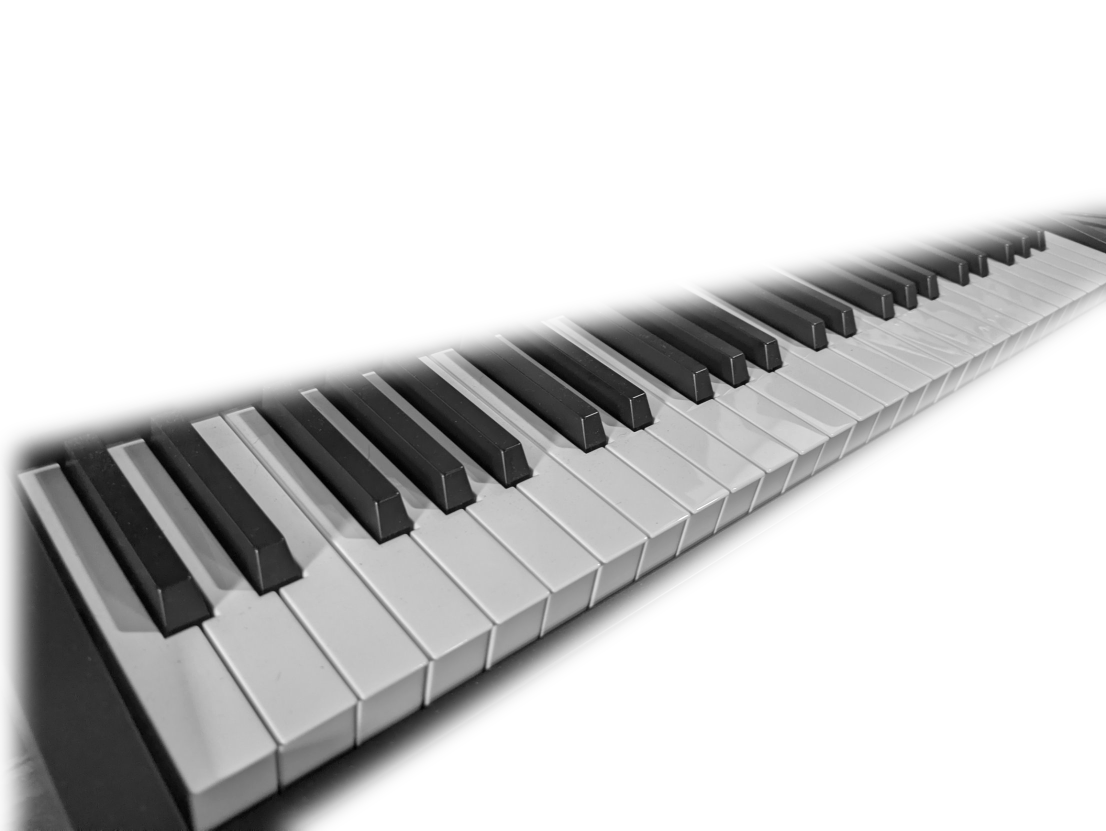
#> input picture vst/art/src/keys.png, 2212 x 1661 px (shown at 1/2 size)
$ python make_art.py src/piano.jpg
#> lines starting #> are read from the running program, lines starting #| are printed output that depends on the picture; after the words box and inside, x2 and y2 are one past the last pixel; in counts of white or black regions, pixels touching at a corner belong together
"""Fullban M-One skin artwork: one background per page (frames, captions, logo and the backlit display baked in) and
the display arrows. Run from vst/: python3 art/make_art.py <folder with TitilliumWeb-*.ttf>.
Coordinates are skin pixels (1280x628 plugin area; layout.conf uses shadow y = skin y + 86) -- keep them in sync with
layout.conf (the GEOMETRY block below is the single source)."""
import sys, os, random
from PIL import Image, ImageChops, ImageDraw, ImageFilter, ImageFont

FONTS = sys.argv[1]
OUT = os.path.join(os.path.dirname(os.path.abspath(__file__)))
W, H = 1280, 628
BG_TOP, BG_BOT = (24, 32, 42), (11, 14, 19)
PANEL, LINE = (12, 16, 22, 110), (43, 50, 62)
AQUA, AQUA_HI, INK, DIM, FAINT = (47, 210, 198), (143, 243, 234), (232, 237, 242), (138, 149, 165), (86, 96, 112)
LCD_A, LCD_B, LCD_INK = (40, 58, 255), (18, 26, 222), (220, 212, 255)   # the M1's blue backlight, lavender pixels

# GEOMETRY (skin px)
PLAY_LCD = tuple(int(v) for v in os.environ.get("MONE_LCD", "24,16,784,124").split(","))   # the big display
PLAY_LOGO_CX = (PLAY_LCD[2] + 1260) // 2
QUICK = (20, 224, 1260, 430)
SOUND = (20, 440, 1260, 622)
BROWSE_BAR = (20, 10, 1260, 110)
BROWSE_LCD = (1078, 30, 1240, 90)

def font(size, w="Bold"): return ImageFont.truetype(os.path.join(FONTS, "TitilliumWeb-%s.ttf" % w), size)

def plate():
    im = Image.new("RGBA", (W, H))
#> im: PIL image 1280x628 RGBA; every value is 0
    d = ImageDraw.Draw(im)
    for y in range(H):
        t = y / (H - 1)
        d.line([(0, y), (W, y)], fill=tuple(int(BG_TOP[i] + (BG_BOT[i] - BG_TOP[i]) * t) for i in range(3)) + (255,))
    glow = Image.new("RGBA", (W, H), (0, 0, 0, 0))   # faint aqua light from the top
    ImageDraw.Draw(glow).ellipse((W * 0.15, -H * 0.9, W * 0.85, H * 0.45), fill=AQUA + (16,))
    im = Image.alpha_composite(im, glow.filter(ImageFilter.GaussianBlur(90)))
    rnd = random.Random(7)                            # very fine grain, barely there
    grain = Image.new("RGBA", (W, H), (0, 0, 0, 0)); g = grain.load()
    for _ in range(26000):
        x, y = rnd.randrange(W), rnd.randrange(H); v = rnd.choice((255, 0)); g[x, y] = (v, v, v, 7)
    return Image.alpha_composite(im, grain)

PIANO = os.path.join(OUT, "src", "piano.jpg")   # the owner's own photo

KEYS = os.path.join(OUT, "src", "keys.png")      # the owner's keyboard photo, keys only (art/cut_keys.py)

def keys(im, opacity):
    """The cut-out keybed (keys rising from bottom left to top right), black and white, faded into the plate."""
#> called with opacity = 0.3
    k = Image.open(KEYS).convert("LA")
#> k is the input picture: PIL image 2212x1661 LA; mean R, G, B, A 91.4, 91.4, 91.4, 87.6
    z = float(os.environ.get("MONE_KEYS_ZOOM", "1.0"))
    k = k.resize((int(W * z), int(W * z * k.height / k.width)), Image.LANCZOS)
#> k: PIL image 1280x961 LA
    dx, dy = int(os.environ.get("MONE_KEYS_DX", "0")), int(os.environ.get("MONE_KEYS_DY", "-300"))
    lum, a = k.split()
    layer = Image.new("RGBA", (W, H), (0, 0, 0, 0))
    tint = Image.merge("RGBA", (lum, lum, Image.eval(lum, lambda v: min(255, int(v * 1.08))), a))
    layer.paste(tint, (dx, dy))
    m = Image.new("L", (W, H), 0)                                  # vignette: strongest in the middle
#> m: PIL image 1280x628 L; every value is 0
    ImageDraw.Draw(m).ellipse((-W * 0.1, -H * 0.3, W * 1.1, H * 1.3), fill=255)
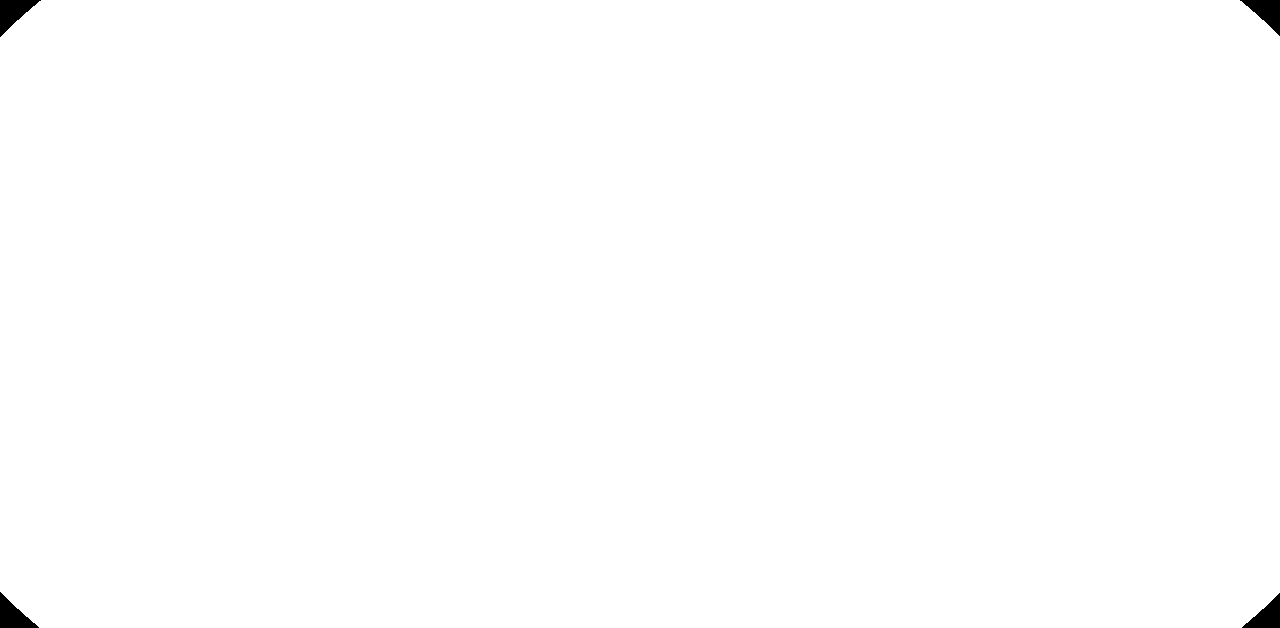
#> m: PIL image 1280x628 L; 99.7% white; 4 black regions, box (x1, y1, x2, y2) and area: (0, 0, 41, 37) 742, (1240, 0, 1280, 36) 705, (0, 592, 39, 628) 701, (1242, 593, 1280, 628) 665
    m = m.filter(ImageFilter.GaussianBlur(110))
    alpha = Image.eval(ImageChops.multiply(layer.split()[3], m), lambda v: int(v * opacity))
    layer.putalpha(alpha)
    im.alpha_composite(layer)
    return im

def piano(im, opacity=0.20):
    if os.path.exists(KEYS) and os.environ.get("MONE_BG", "keys") == "keys":
        return keys(im, opacity)
    """The piano photo laid diagonally (keys rising from bottom left to top right), black and white, faded into the plate."""
    if not os.path.exists(PIANO):
        return im
    p = Image.open(PIANO).convert("L")
    edge = Image.new("L", p.size, 255)                                # the photo's own extent, to feather its edges
    def place(img, fill):
        img = img.rotate(float(os.environ.get("MONE_PIANO_ROT", "-74")), resample=Image.BICUBIC, expand=True, fillcolor=fill)
        img = img.transpose(Image.FLIP_LEFT_RIGHT)                    # keys rise to the top right
        flip = os.environ.get("MONE_PIANO_FLIP", "turn")
        if flip == "turn": img = img.rotate(180)                      # same diagonal, keyboard the other way round
        elif flip == "mirror": img = img.transpose(Image.FLIP_LEFT_RIGHT)
        sc = float(os.environ.get("MONE_PIANO_ZOOM", "0.6")) * W / img.width
        img = img.resize((int(img.width * sc), int(img.height * sc)), Image.LANCZOS)
        f2 = os.environ.get("MONE_PIANO_FLIP2", "")   # a last flip of the picture: h = left/right, v = top/bottom
        if f2 == "h": img = img.transpose(Image.FLIP_LEFT_RIGHT)
        elif f2 == "v": img = img.transpose(Image.FLIP_TOP_BOTTOM)
        cx0, cy0 = (img.width - W) // 2 + int(os.environ.get("MONE_PIANO_DX", "140")), (img.height - H) // 2 - 40
        return img.crop((cx0, cy0, cx0 + W, cy0 + H))
    p = place(p, 0)
    edge = place(edge, 0).filter(ImageFilter.GaussianBlur(int(os.environ.get("MONE_PIANO_FEATHER", "70"))))
    # soft vignette fade: strongest through the middle band, gone at the edges
    m = Image.new("L", (W, H), 0)
    ImageDraw.Draw(m).ellipse((-W * 0.05, -H * 0.25, W * 1.05, H * 1.25), fill=255)
    m = m.filter(ImageFilter.GaussianBlur(120))
    m = Image.eval(ImageChops.multiply(m, edge), lambda v: int(v * opacity))
    tint = Image.merge("RGBA", (p, p, Image.eval(p, lambda v: min(255, int(v * 1.08))), m))   # a hint of cool blue in the whites
    im.alpha_composite(tint)
    return im

def panel(im, box, title=None):
    lay = Image.new("RGBA", im.size, (0, 0, 0, 0)); d = ImageDraw.Draw(lay)
    sh = Image.new("RGBA", im.size, (0, 0, 0, 0))
    ImageDraw.Draw(sh).rounded_rectangle((box[0], box[1] + 4, box[2], box[3] + 4), 16, fill=(0, 0, 0, 90))
    im.alpha_composite(sh.filter(ImageFilter.GaussianBlur(6)))
    d.rounded_rectangle(box, 16, fill=PANEL, outline=LINE + (255,), width=1)
    d.line([(box[0] + 16, box[1] + 1), (box[2] - 16, box[1] + 1)], fill=(255, 255, 255, 14))   # top edge catch-light
    if title:
        x = box[0] + 22
        for ch in title:   # letter-spaced caption
            d.text((x, box[1] + 20), ch, font=font(20), fill=AQUA, anchor="lm"); x += d.textlength(ch, font=font(20)) + 4
        d.line([(x + 12, box[1] + 20), (box[2] - 22, box[1] + 20)], fill=LINE + (255,), width=1)
    im.alpha_composite(lay)

def spaced(d, xy, text, f, fill, spacing, anchor="m"):
    total = sum(d.textlength(c, font=f) for c in text) + spacing * (len(text) - 1)
    x = xy[0] - total / 2 if anchor == "m" else xy[0]
    for c in text:
        d.text((x, xy[1]), c, font=f, fill=fill, anchor="lm"); x += d.textlength(c, font=f) + spacing

def lcd(im, box):
#> called with box = (24, 16, 784, 124)
    x0, y0, x1, y1 = box
    glow = Image.new("RGBA", im.size, (0, 0, 0, 0))
    ImageDraw.Draw(glow).rounded_rectangle((x0 - 6, y0 - 6, x1 + 6, y1 + 6), 18, fill=(40, 60, 255, 90))
    im.alpha_composite(glow.filter(ImageFilter.GaussianBlur(14)))
    d = ImageDraw.Draw(im)
    d.rounded_rectangle((x0 - 7, y0 - 7, x1 + 7, y1 + 7), 16, fill=(5, 7, 10, 255))                     # bezel
    d.rounded_rectangle((x0 - 7, y0 - 7, x1 + 7, y1 + 7), 16, outline=(58, 66, 80, 255), width=1)
    face = Image.new("RGBA", (x1 - x0, y1 - y0)); fd = ImageDraw.Draw(face)
#> after `face = Image.new('RGBA', (x1 - x0, y1 - y0))`: face: PIL image 760x108 RGBA; every value is 0
    for y in range(y1 - y0):                                                                           # backlight
        t = y / max(1, y1 - y0 - 1)
        fd.line([(0, y), (x1 - x0, y)], fill=tuple(int(LCD_A[i] + (LCD_B[i] - LCD_A[i]) * t) for i in range(3)) + (255,))
    px = face.load()                                                                                   # faint dot-matrix texture
    for y in range(1, y1 - y0, 3):
        for x in range(1, x1 - x0, 3):
            r, g, b, a = px[x, y]; px[x, y] = (min(255, r + 26), min(255, g + 26), min(255, b + 4), a)   # unlit LCD dots
    hot = Image.new("RGBA", face.size, (0, 0, 0, 0))                                                   # brighter middle, like a lamp behind it
    ImageDraw.Draw(hot).ellipse((face.size[0] * 0.1, -face.size[1] * 0.6, face.size[0] * 0.9, face.size[1] * 1.4), fill=(90, 110, 255, 60))
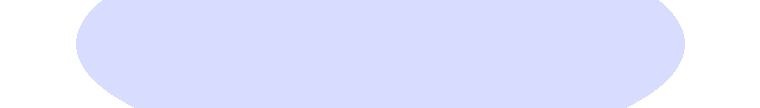
#> hot: PIL image 760x108 RGBA; mean R, G, B, A 68.6, 83.9, 194.5, 45.8; transparent parts drawn white
    face.alpha_composite(hot.filter(ImageFilter.GaussianBlur(60)))
    shade = Image.new("RGBA", face.size, (0, 0, 0, 0))                                                 # inner shadow
    ImageDraw.Draw(shade).rectangle((0, 0, face.size[0], 10), fill=(0, 0, 0, 80))
    face.alpha_composite(shade.filter(ImageFilter.GaussianBlur(5)))
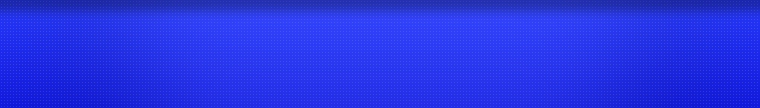
#> face: PIL image 760x108 RGBA; mean R, G, B, A 38.1, 51.3, 227.9, 255
    mask = Image.new("L", face.size, 0); ImageDraw.Draw(mask).rounded_rectangle((0, 0, face.size[0] - 1, face.size[1] - 1), 10, fill=255)
#> after `mask = Image.new('L', face.size, 0)`: mask: PIL image 760x108 L; every value is 0
#> after `ImageDraw.Draw(mask).rounded_rectangle((0, 0, face.size[0] - 1, face.s`:
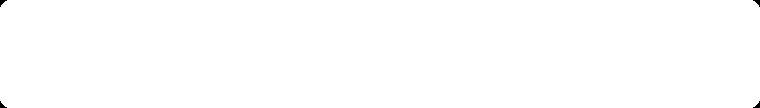
#> mask: PIL image 760x108 L; 99.9% white; 4 black regions, box (x1, y1, x2, y2) and area: (0, 0, 7, 7) 23, (753, 0, 760, 7) 23, (0, 101, 7, 108) 23, (753, 101, 760, 108) 23
    im.paste(face, (x0, y0), mask)

def page_play():
    im = piano(plate(), float(os.environ.get("MONE_PIANO_OPACITY", "0.30"))); d = ImageDraw.Draw(im)
    lcd(im, PLAY_LCD)
    d = ImageDraw.Draw(im)
    spaced(d, (PLAY_LOGO_CX, 40), "FULLBAN", font(17), AQUA, 5)
    big = font(58); txt = "M-ONE"
    tw = d.textlength(txt, font=big)
#> tw = 198.3
    d.text((PLAY_LOGO_CX - tw / 2, 88), "M-", font=big, fill=INK, anchor="lm")
    d.text((PLAY_LOGO_CX - tw / 2 + d.textlength("M-", font=big), 88), "ONE", font=big, fill=AQUA, anchor="lm")
    spaced(d, (PLAY_LOGO_CX, 128), "WORKSTATION", font(12, "SemiBold"), DIM, 3)
    panel(im, QUICK, "QUICK EDIT")
#> the loop in panel, `for ch in title:` made 10 passes
#> x on passes 1 to 10: 61.75, 80.39, 90.3, 108.3, 125.4, 135.7, 152.4, 171.8, 181.7, 197.9
#> after the loop in panel, `for ch in title:`: x = 197.9
    panel(im, SOUND, "SOUND")
#> the loop in panel (call 2), `for ch in title:` made 5 passes
#> x on passes 1 to 5: 58.7, 78.45, 97.09, 116.1, 135.5
    d = ImageDraw.Draw(im)
    d.text((640, 508), "Quick-edit knobs at 0 = the sound as stored", font=font(17, "SemiBold"), fill=DIM, anchor="lm")
    d.text((640, 536), "Turn them to shape any program or combination", font=font(17, "SemiBold"), fill=FAINT, anchor="lm")
    d.text((640, 588), "Engine: PicoFaceM1 by Michi71  ·  GPL-3.0", font=font(15, "SemiBold"), fill=FAINT, anchor="lm")
    return im

LIB_LCD = ((81, 70, 569, 120), (711, 70, 1199, 120))   # the Library author / bank displays (stepper text areas)

def page_browse():
    im = piano(plate(), 0.14)
#> call 2 of keys, with opacity = 0.14
#> in keys (call 2), `alpha = Image.eval(ImageChops.multiply(layer.split()[3], m), lambda v:..`:
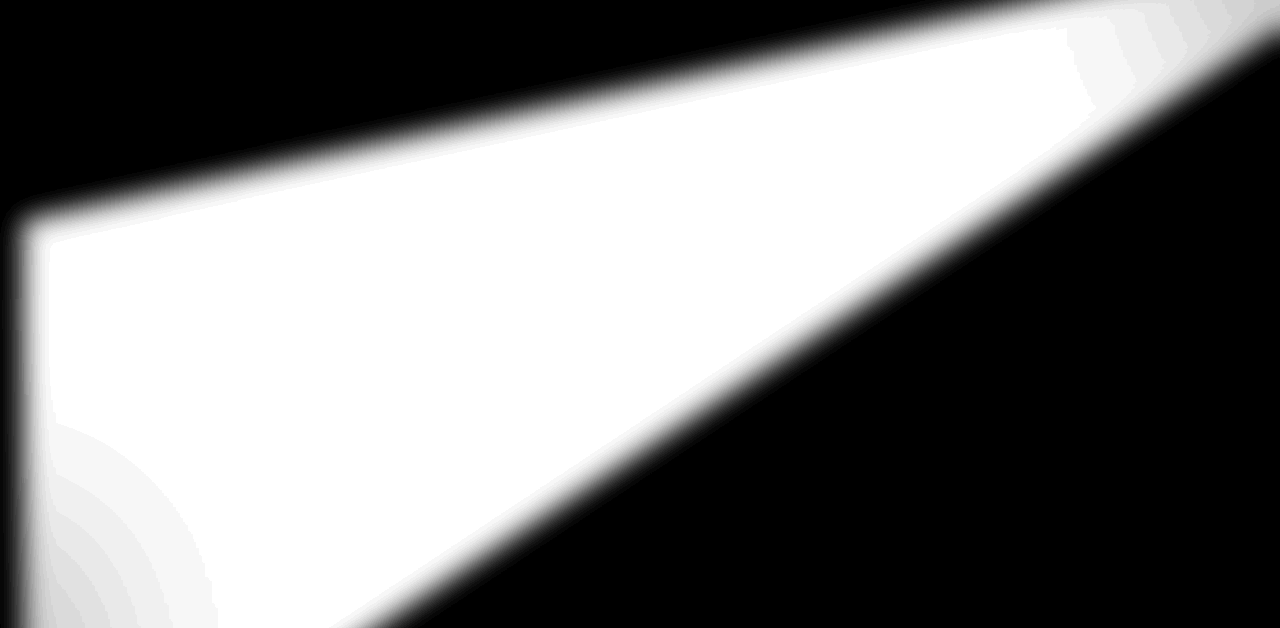
#> alpha: PIL image 1280x628 L; min 0, max 35, mean 17.4; drawn with min black and max white
    panel(im, (20, 4, 1260, 60))
    for box in LIB_LCD:
        lcd(im, box)
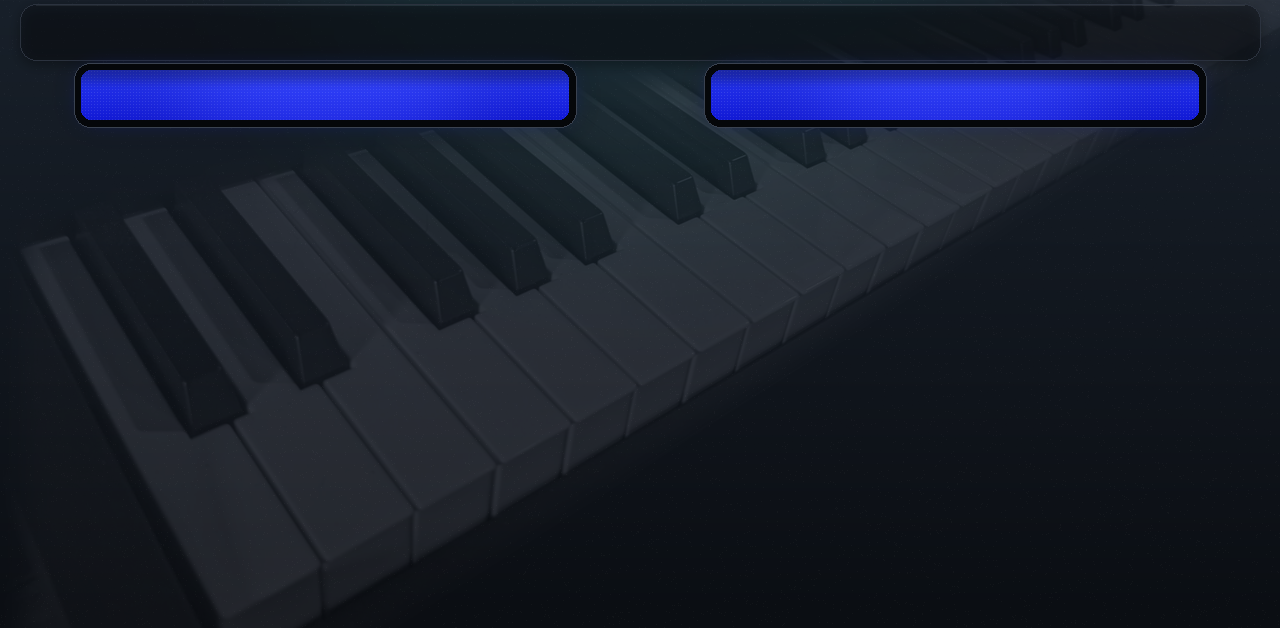
#> im: PIL image 1280x628 RGBA; mean R, G, B, A 23.6, 29.4, 46.4, 255
    return im

FX_BAR = (20, 10, 1260, 90)
FX_COL = ((20, 104, 630, 620), (650, 104, 1260, 620))

def page_fx():
    im = piano(plate(), 0.14)
    panel(im, FX_BAR)
    for k, box in enumerate(FX_COL):
        panel(im, box, "EFFECT %d" % (k + 1))
        lcd(im, (box[0] + 82, 232, box[2] - 82, 288))   # the type display, the Play page's backlit M1 blue
    d = ImageDraw.Draw(im)
    d.text((40, 50), "FX", font=font(30), fill=AQUA, anchor="lm")
    return im

def arrow(name, left, on):
    w, h = 96, 110
    im = Image.new("RGBA", (w * 4, h * 4), (0, 0, 0, 0)); d = ImageDraw.Draw(im)   # 4x, then down: smooth edges
    if on: d.rounded_rectangle((8, 8, w * 4 - 8, h * 4 - 8), 36, fill=(220, 212, 255, 50))
    cx, cy, s = w * 2, h * 2, 120
    pts = [(cx + s * 0.55, cy - s), (cx + s * 0.55, cy + s), (cx - s * 0.75, cy)] if left else \
          [(cx - s * 0.55, cy - s), (cx - s * 0.55, cy + s), (cx + s * 0.75, cy)]
    d.polygon(pts, fill=(220, 212, 255, 255 if on else 225))
    im.resize((w, h), Image.LANCZOS).save(os.path.join(OUT, name))

page_play().convert("RGB").save(os.path.join(OUT, "play.png"))
page_browse().convert("RGB").save(os.path.join(OUT, "browse.png"))
page_fx().convert("RGB").save(os.path.join(OUT, "fx.png"))
#> call 4 of panel, with box = (20, 10, 1260, 90)
#> in panel (call 4), `ImageDraw.Draw(sh).rounded_rectangle((box[0], box[1] + 4, box[2], box[..`:
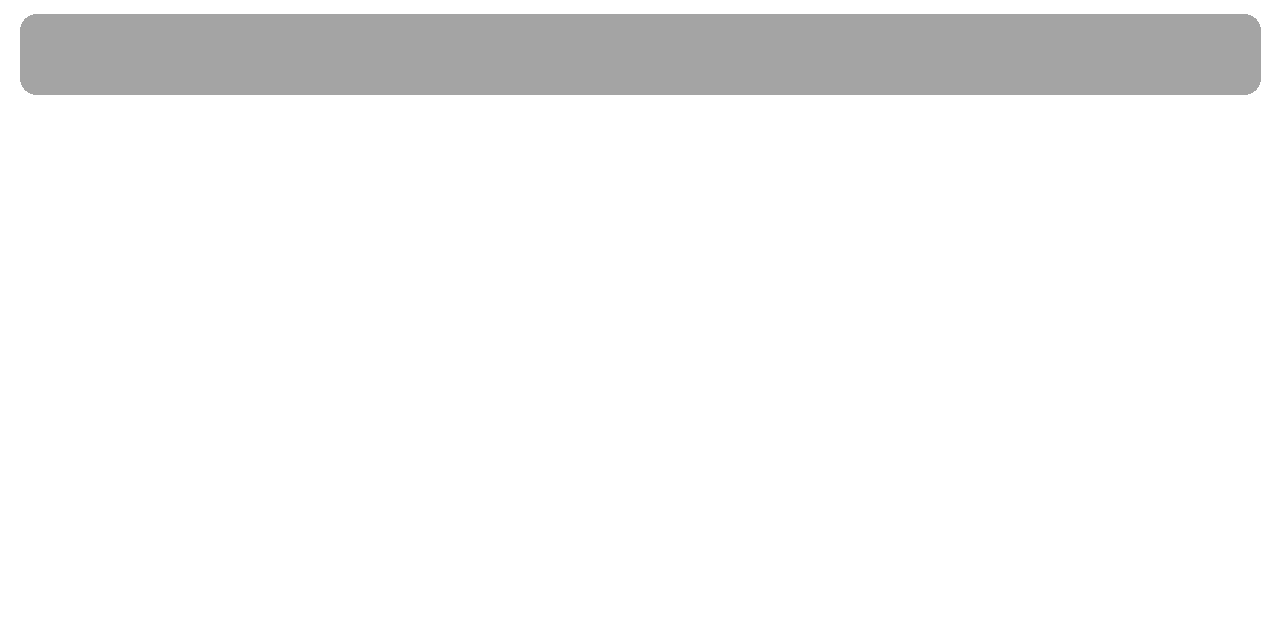
#> sh: PIL image 1280x628 RGBA; mean R, G, B, A 0, 0, 0, 11.2; transparent parts drawn white
for left, nm in ((True, "arrow_l"), (False, "arrow_r")):
    arrow(nm + ".png", left, False); arrow(nm + "_on.png", left, True)
print("art written to", OUT)
